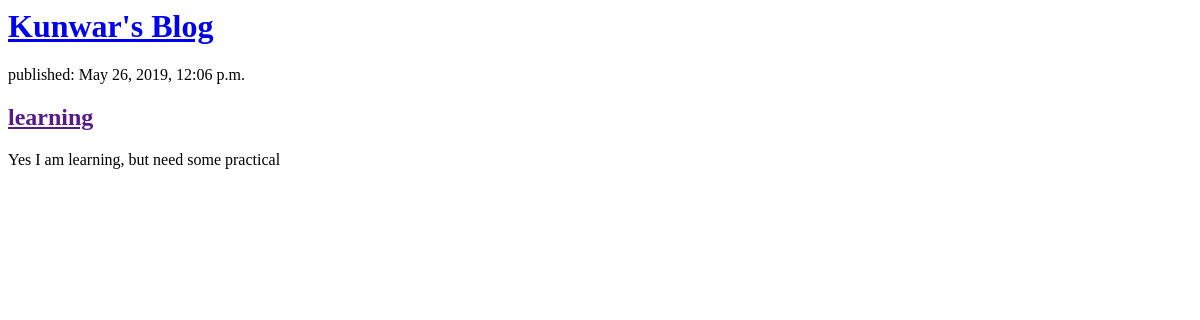
The app's page /, older data.
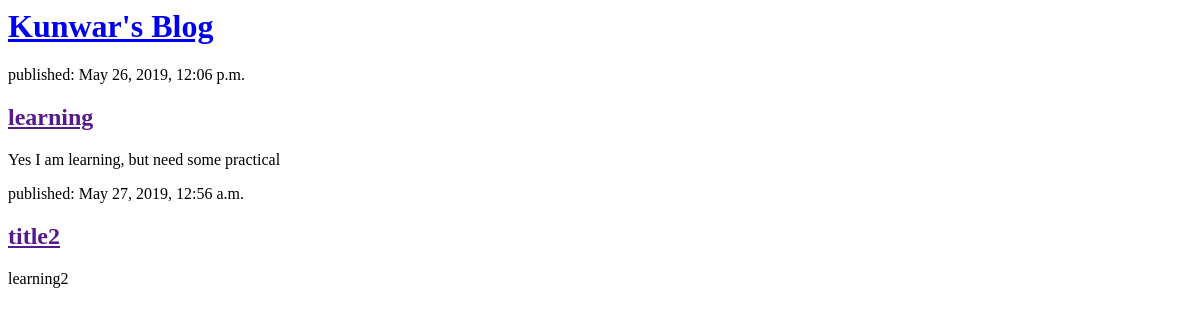
The same page, newer data.
### blog/models.py (models this page shows, shortened)
class Post(models.Model):
    author = models.ForeignKey(settings.AUTH_USER_MODEL, on_delete=models.CASCADE)
    title = models.CharField(max_length=200)
    text = models.TextField()
    created_date = models.DateTimeField(default=timezone.now)
    published_date = models.DateTimeField(blank=True, null=True)

### blog/views.py (the view)
# urls.py: path('' , views.post_list, name ='post_list'),
def post_list(request):
    posts = Post.objects.filter(published_date__lte=timezone.now()).order_by('published_date')
    return render(request, 'blog/post_list.html', {'posts': posts})

### blog/templates/blog/post_list.html (shortened to what this page needs)
<html>
    <head>
    </head>
    <body>
        <div>
            <h1><a href="/">Kunwar's Blog</a></h1>
        </div>
        	{% for post in posts %}
        <div>
            <p>published: {{ post.published_date }}</p>
            <h2><a href="">{{ post.title }}</a></h2>
            <p>{{ post.text | linebreaksbr }}</p>
        </div>
        {% endfor %}
    </body>
</html>

Row changes from the older to the newer data that the page shows:
added Post: published_date "May 27, 2019, 12:56 a.m.", title "title2", text "learning2"
